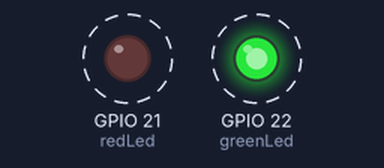
The program below on a simulated ESP32 board running MicroPython. Parts: output pins drawn as LEDs (lit = HIGH). Dashed ring = blinking.

Above: at 0.12 s.
Timing chart, 0 to 3.0 s (numbered marks = the images above):
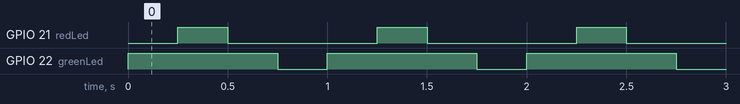

The program:

main.py
```python
import time
try:
    # this works if we are running code on-chip
    import machine
except:
    # this works if we are testing on a dev workstation.
    # if the import fails, pip install esp32-machine-emulator
    import esp32_machine_emulator.machine as machine

greenLed = machine.Pin(22, machine.Pin.OUT)
redLed = machine.Pin(21, machine.Pin.OUT)

while True:
    greenLed.on()
    time.sleep_ms(250)
    redLed.on()
    time.sleep_ms(250)
    redLed.off()
    time.sleep_ms(250)
    greenLed.off()
    time.sleep_ms(250)
```

Measured:
- by itself, GPIO 21 (redLed): alternates HIGH for 0.25 s and LOW for 0.75 s
- by itself, GPIO 22 (greenLed): alternates HIGH for 0.75 s and LOW for 0.25 s
- by itself, everything shown: repeats every 1.0 s, in 4 steps
